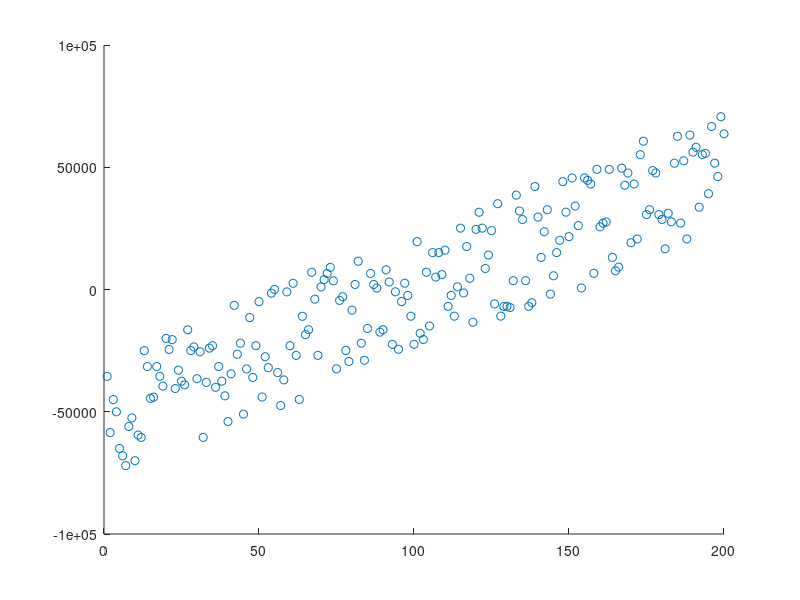

The MATLAB source for this figure: (Note: this script raises an error after producing the figure.)
% Goals:
% Make array of 0-1 data along a known distribution. Start with bi-modal
% Model uncertainty sampling as the most uncertain point being closest
% to the decision line. Compare with random sampling.

% It looks like I'm having a trouble getting a B for the thresholding in
% uncertainty sampling

%% Data generation phase
% Idea: Add quasi-random noise to linearly increasing data
bot = -100;
top = 99;
linData = bot:top;
noisyData = zeros(size(linData));
midPoint = floor(length(linData)/2);
for i = 0:length(linData)-1
    noisyData(i+1) = linData(i+1) + 500*randi([-midPoint+i,0+i]); 
end

% Now we'll shift the data down to get an even(ish) amount of positive and
% negative values
myData = noisyData - mean(noisyData);
myData(myData==0) = 1; %Get rid of 0's so the sign function works as intended
scatter([1:length(myData)],myData)

% Generating our label values
labels = sign(myData);

% Visualizing our binary, 1-dim data
labelColor = zeros(size(labels),3);
labelColor(labels==1,:) = [0 0 1];
labelColor(labels==-1,:) = [1 0 0];
figure
scatter([1:length(myData)],zeros(1,length(myData)),labelColor)
ylim([-1.5,1.5])



%% Making a classifier
% So we know that, since the data was centered, a threshold at the mean is
% the best classfier. That is y = 1 if x >0; y = -1 otherwise. 

% Since I can't figure out how to pick the decision rule in the next
% step, I'm gonna use an SVM here.
svmBest = fitcsvm([bot:top]', labels');
yPredSvm = predict(svmBest,[bot:top]');

yPredBest = zeros(size(myData));
BestThreshold = floor((bot+top)/2); % this is the midpoint
count = 1;
for i = bot:top
    %Remember our feature is the position in the array, not the array's
    %value
    yPredBest(count) = hThresh(i,BestThreshold);
    count = count +1;
end

% Looking at 0-1 loss as an error function
ccrSVM = sum(labels==yPredSvm')/length(labels);
mystr = sprintf('SVM CCR is: %0.3f', ccrSVM);
disp(mystr)

ccrBest = sum(labels==yPredBest)/length(labels);
mystr = sprintf('Heuristic CCR is: %0.3f', ccrBest);
disp(mystr)

% we should see from the above ccr's that the two methods are comparable

%% Seeding
seedSize = 2;

% Randomly generating our seed
seed = zeros(seedSize,1);
% Initializing our vector of chosen points
idxVec = zeros(size(linData));
for i = 1:seedSize
   seed(i) = randi([bot,top]);
   idxVec(linData==seed(i)) = 1;
end
% Storing the data that we've used for the seed for later
seedIdx = idxVec;


%% Now for the active learning. Starting with random sampling
% This loop keeps running until we use all of the points in the data
count = 1; % Count for error checking

% Sampling 1 at a time
sampSize = 1;

% Making a vector to store the CCRs
ccrRand = zeros(1,ceil(length(linData)/sampSize));

% Starting with our seed
mySample = linData(seedIdx==1);
sampleLabels = labels(seedIdx==1);

while sum(idxVec) ~= length(linData)
    possibleIdx = (idxVec == 0);
    % Training the svm for random sampling
    svmRand = fitcsvm(mySample',sampleLabels');
    % Making prediction for the entire training set (including sampled
    % data
    yRand = predict(svmRand,linData'); 
    ccrRand(count) = sum(labels==yRand')/length(labels);
    
    [newSample] = datasample(linData(possibleIdx), sampSize);
    % Switching on the appropriate indices
    for i = 1:length(newSample)
        idxVec(linData == newSample(i)) = 1;
    end
    % Pulling the points in our new sample set
    mySample = linData(idxVec==1);
    sampleLabels = labels(idxVec==1);
    
    if count >= length(linData)/sampSize
        disp("Error in random sampling >:[") 
        break
    end
    count = count + 1;
end
%Plotting
figure()
plot(1:length(ccrRand),ccrRand)

%% Now for uncertainty sampling
% Resetting our idxVec with the seed so the while loop runs properly
idxVec = seedIdx;

% This loop keeps running until we use all of the points in the data
count = 1; % Count for error checking

% Sampling 1
sampSize = 2;

% Making a vector to store the CCRs
ccrUnc = zeros(1,ceil(length(linData)/sampSize));

% Starting with our seed
mySample = linData(seedIdx==1);
sampleLabels = labels(seedIdx==1);

while sum(idxVec) ~= length(linData)
    % Training the svm for random sampling
    svmUnc = fitcsvm(mySample',sampleLabels');
    % Making prediction for the entire training set (including sampled
    % data)
    yUnc = predict(svmUnc,linData'); 
    ccrUnc(count) = sum(labels==yUnc')/length(labels);
    
    % This is where we implement uncertainty sampling
    possibleIdx = (idxVec == 0);
    
    % Since the data is 1-dim, b corresponds with the decision line 
    b = svmUnc.Beta;
    % Most uncertain are the closest to the decision line
    [~, sortIdx] = sort(abs(linData(possibleIdx==1) - b));
    % Switchign on the indices of our most uncertain points
    newIdx = sortIdx(1:sampSize);
    idxVec(newIdx) = 1;
    
    % Pulling the points in our new sample set
    mySample = linData(idxVec==1);
    sampleLabels = labels(idxVec==1);
    
    if count >= length(linData)/sampSize
        disp("Error in unc sampling >:[") 
        break
    end
    count = count + 1;
end
%Plotting
figure()
plot(1:length(ccrUnc),ccrUnc)



%% Data Generation Phase
% 
% % We'll generate a positively skewed distribution
% distro = umgrn([1000, 0],[25,81],30,'with_plot',1);
% % Shifting the data down so half is below and half is above 0
% distro = distro - mean(distro);
% % Taking the sign of this distribution generates biased 1-dim data, where
% % the higher the x-value (position in the array) the higher chance of being
% % +1. The lower in the array, the higher chance for being -1.
% distro(distro==0) = 1; %Eliminating pesky 0s
% class = sign(distro);
% % Visualizing our binary, 1-dim data
% figure
% scatter(1:length(distro),class)
% ylim([-1.5,1.5])
% 
% %% Making a classifier
% % The best decision rule 


%% Data Generation Phase
% 
% % We'll generate a positively skewed distribution
% distro = umgrn([1000, 0],[25,81],30,'with_plot',1);
% % Shifting the data down so half is below and half is above 0
% distro = distro - mean(distro);
% % Taking the sign of this distribution generates biased 1-dim data, where
% % the higher the x-value (position in the array) the higher chance of being
% % +1. The lower in the array, the higher chance for being -1.
% distro(distro==0) = 1; %Eliminating pesky 0s
% class = sign(distro);
% % Visualizing our binary, 1-dim data
% figure
% scatter(1:length(distro),class)
% ylim([-1.5,1.5])
% 
% %% Making a classifier
% % The best decision rule 